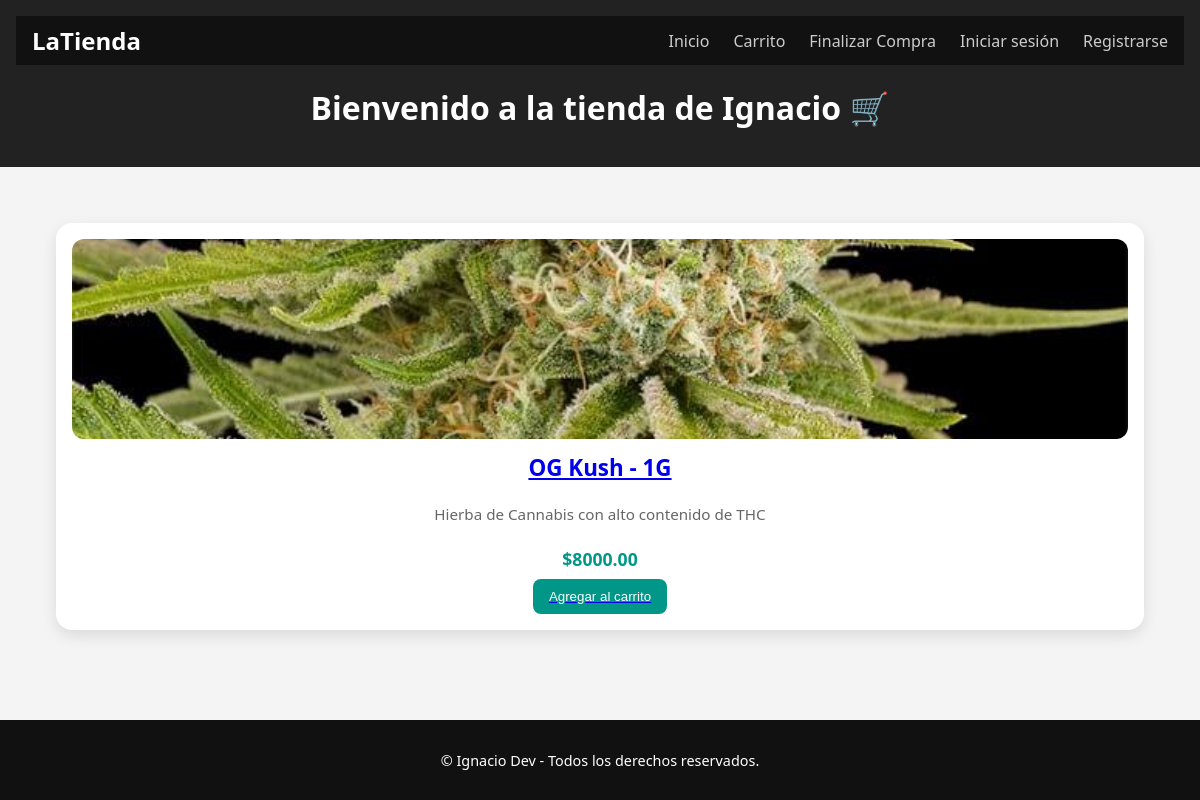
The page / on the database its author committed.
### tienda/models.py (models this page shows, shortened)
class Producto(models.Model):
    nombre = models.CharField(max_length=100)
    descripcion = models.TextField()
    precio = models.DecimalField(max_digits=10, decimal_places=2)
    imagen = models.ImageField(upload_to='productos/', blank=True, null=True)

### tienda/views.py (the view)
# urls.py: path('', views.inicio, name='inicio'),
def inicio(request):
    productos = Producto.objects.all()
    return render(request, 'tienda/inicio.html', {'productos': productos})

### tienda/templates/tienda/inicio.html (shortened to what this page needs)
{% extends 'tienda/base.html' %}
{% load static %}
{% block content %}
<section class="productos">
    {% for producto in productos %}
        <div class="card">
            {% if producto.imagen %}
                <img src="{{ producto.imagen.url }}" alt="{{ producto.nombre }}">
            {% else %}
                <img src="{% static 'tienda/img/placeholder.jpg' %}" alt="Sin imagen">
            {% endif %}
            <h2>
                <a href="{% url 'detalle_producto' producto.id %}">{{ producto.nombre }}</a>
            </h2>
            <p>{{ producto.descripcion }}</p>
            <span>${{ producto.precio }}</span>
            <a href="{% url 'agregar_al_carrito' producto.id %}">
                <button>Agregar al carrito</button>
            </a>
        </div>
    {% empty %}
        <p>No hay productos disponibles en este momento.</p>
    {% endfor %}
</section>
{% endblock %}
{% block extra_css %}
<link rel="stylesheet" href="{% static 'tienda/css/inicio.css' %}">
{% endblock %}

### tienda/static/tienda/css/base.css (style rules this page uses)
body, html { margin: 0; padding: 0; min-height: 100vh; display: flex; flex-direction: column; font-family: 'Segoe UI', Tahoma, Geneva, Verdana, sans-serif; background-color: #f5f5f5; }

### tienda/static/tienda/css/inicio.css (style rules this page uses)
body { font-family: 'Segoe UI', Tahoma, Geneva, Verdana, sans-serif; background-color: #f4f4f4; margin: 0; padding: 0; }
.productos { display: grid; grid-template-columns: repeat(auto-fit, minmax(280px, 1fr)); gap: 2rem; padding: 2rem; max-width: 1200px; margin: 0 auto; }
.card { background: #fff; border-radius: 16px; overflow: hidden; box-shadow: 0 6px 15px rgba(0, 0, 0, 0.1); transition: transform 0.3s ease; display: flex; flex-direction: column; justify-content: space-between; padding: 1rem; }
.card img { width: 100%; height: 200px; object-fit: cover; border-radius: 12px; }
.card h2 { font-size: 1.4rem; color: #222; margin: 0.8rem 0 0.4rem; text-align: center; }
.card p { font-size: 0.95rem; color: #666; text-align: center; }
.card span { font-size: 1.1rem; color: #009688; font-weight: bold; display: block; text-align: center; margin: 0.5rem 0; }
.card button { background-color: #009688; color: #fff; border: none; padding: 0.6rem 1rem; border-radius: 8px; cursor: pointer; transition: background-color 0.3s ease; margin: 0 auto; display: block; }

### rows shown on the page
Producto: imagen (picture), nombre "OG Kush - 1G", descripcion "Hierba de Cannabis con alto contenido de THC", precio "8000.00"
